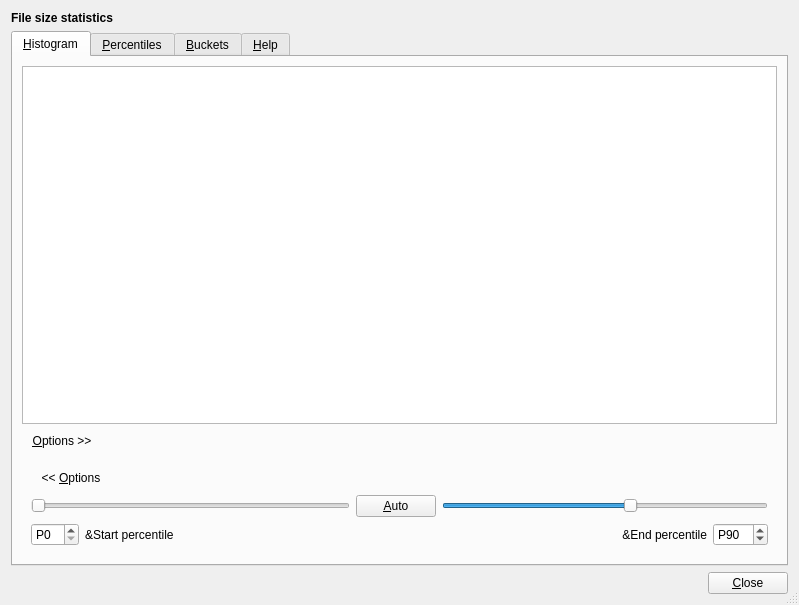
<?xml version="1.0" encoding="UTF-8"?>
<ui version="4.0">
 <class>FileSizeStatsWindow</class>
 <widget class="QDialog" name="FileSizeStatsWindow">
  <property name="geometry">
   <rect>
    <x>0</x>
    <y>0</y>
    <width>799</width>
    <height>605</height>
   </rect>
  </property>
  <property name="windowTitle">
   <string>File Size Statistics</string>
  </property>
  <property name="sizeGripEnabled">
   <bool>true</bool>
  </property>
  <layout class="QVBoxLayout" name="verticalLayout">
   <item>
    <widget class="QLabel" name="heading">
     <property name="font">
      <font>
       <weight>75</weight>
       <bold>true</bold>
      </font>
     </property>
     <property name="text">
      <string>File size statistics</string>
     </property>
    </widget>
   </item>
   <item>
    <widget class="QTabWidget" name="tabWidget">
     <property name="currentIndex">
      <number>0</number>
     </property>
     <widget class="QWidget" name="histogramPage">
      <attribute name="title">
       <string>&amp;Histogram</string>
      </attribute>
      <layout class="QVBoxLayout" name="verticalLayout_8">
       <item>
        <widget class="QDirStat::HistogramView" name="histogramView">
         <property name="verticalScrollBarPolicy">
          <enum>Qt::ScrollBarAlwaysOff</enum>
         </property>
         <property name="horizontalScrollBarPolicy">
          <enum>Qt::ScrollBarAlwaysOff</enum>
         </property>
         <property name="renderHints">
          <set>QPainter::Antialiasing|QPainter::TextAntialiasing</set>
         </property>
        </widget>
       </item>
       <item alignment="Qt::AlignLeft">
        <widget class="QPushButton" name="openOptionsButton">
         <property name="text">
          <string>&amp;Options &gt;&gt;</string>
         </property>
         <property name="flat">
          <bool>true</bool>
         </property>
        </widget>
       </item>
       <item>
        <widget class="QWidget" name="optionsPanel" native="true">
         <layout class="QVBoxLayout" name="verticalLayout_2">
          <item>
           <widget class="QPushButton" name="closeOptionsButton">
            <property name="sizePolicy">
             <sizepolicy hsizetype="Fixed" vsizetype="Fixed">
              <horstretch>0</horstretch>
              <verstretch>0</verstretch>
             </sizepolicy>
            </property>
            <property name="text">
             <string>&lt;&lt; &amp;Options</string>
            </property>
            <property name="flat">
             <bool>true</bool>
            </property>
           </widget>
          </item>
          <item>
           <layout class="QGridLayout" name="gridLayout">
            <item row="0" column="2">
             <widget class="QPushButton" name="autoButton">
              <property name="sizePolicy">
               <sizepolicy hsizetype="Maximum" vsizetype="Fixed">
                <horstretch>0</horstretch>
                <verstretch>0</verstretch>
               </sizepolicy>
              </property>
              <property name="text">
               <string>&amp;Auto</string>
              </property>
              <property name="autoDefault">
               <bool>false</bool>
              </property>
             </widget>
            </item>
            <item row="1" column="0">
             <widget class="QSpinBox" name="startPercentileSpinBox">
              <property name="sizePolicy">
               <sizepolicy hsizetype="Maximum" vsizetype="Fixed">
                <horstretch>0</horstretch>
                <verstretch>0</verstretch>
               </sizepolicy>
              </property>
              <property name="prefix">
               <string>P</string>
              </property>
              <property name="maximum">
               <number>24</number>
              </property>
             </widget>
            </item>
            <item row="1" column="1">
             <widget class="QLabel" name="startPercentileLabel">
              <property name="text">
               <string>&amp;Start percentile</string>
              </property>
             </widget>
            </item>
            <item row="1" column="3">
             <widget class="QLabel" name="endPercentileLabel">
              <property name="text">
               <string>&amp;End percentile</string>
              </property>
              <property name="alignment">
               <set>Qt::AlignRight|Qt::AlignTrailing|Qt::AlignVCenter</set>
              </property>
             </widget>
            </item>
            <item row="1" column="4">
             <widget class="QSpinBox" name="endPercentileSpinBox">
              <property name="sizePolicy">
               <sizepolicy hsizetype="Maximum" vsizetype="Fixed">
                <horstretch>0</horstretch>
                <verstretch>0</verstretch>
               </sizepolicy>
              </property>
              <property name="prefix">
               <string>P</string>
              </property>
              <property name="minimum">
               <number>76</number>
              </property>
              <property name="maximum">
               <number>100</number>
              </property>
              <property name="value">
               <number>90</number>
              </property>
             </widget>
            </item>
            <item row="0" column="0" colspan="2">
             <widget class="QSlider" name="startPercentileSlider">
              <property name="maximum">
               <number>24</number>
              </property>
              <property name="orientation">
               <enum>Qt::Horizontal</enum>
              </property>
             </widget>
            </item>
            <item row="0" column="3" colspan="2">
             <widget class="QSlider" name="endPercentileSlider">
              <property name="minimum">
               <number>76</number>
              </property>
              <property name="maximum">
               <number>100</number>
              </property>
              <property name="value">
               <number>90</number>
              </property>
              <property name="orientation">
               <enum>Qt::Horizontal</enum>
              </property>
             </widget>
            </item>
           </layout>
          </item>
         </layout>
        </widget>
       </item>
      </layout>
     </widget>
     <widget class="QWidget" name="percentilePage">
      <attribute name="title">
       <string>&amp;Percentiles</string>
      </attribute>
      <layout class="QVBoxLayout" name="percentilePageLayout">
       <item>
        <layout class="QHBoxLayout" name="topComboBoxLayout">
         <item alignment="Qt::AlignRight">
          <widget class="QCheckBox" name="percentileFilterCheckBox">
           <property name="text">
            <string>Show &amp;all percentiles</string>
           </property>
          </widget>
         </item>
        </layout>
       </item>
       <item>
        <widget class="QTableWidget" name="percentileTable">
         <attribute name="verticalHeaderVisible">
          <bool>false</bool>
         </attribute>
        </widget>
       </item>
      </layout>
     </widget>
     <widget class="QWidget" name="bucketsPage">
      <attribute name="title">
       <string>&amp;Buckets</string>
      </attribute>
      <layout class="QVBoxLayout" name="bucketsPageLayout">
       <item>
        <widget class="QTableView" name="bucketsTable"/>
       </item>
      </layout>
     </widget>
     <widget class="QWidget" name="helpPage">
      <attribute name="title">
       <string>&amp;Help</string>
      </attribute>
      <layout class="QVBoxLayout" name="verticalLayout_4">
       <item>
        <widget class="QScrollArea" name="scrollArea">
         <property name="widgetResizable">
          <bool>true</bool>
         </property>
         <widget class="QWidget" name="scrollAreaWidgetContents">
          <property name="geometry">
           <rect>
            <x>0</x>
            <y>0</y>
            <width>276</width>
            <height>658</height>
           </rect>
          </property>
          <layout class="QVBoxLayout" name="verticalLayout_7">
           <item>
            <layout class="QVBoxLayout" name="verticalLayout_6">
             <property name="bottomMargin">
              <number>20</number>
             </property>
             <item>
              <widget class="QLabel" name="statisticsBasicsHeading">
               <property name="text">
                <string>&lt;h3&gt;Statistics Basics&lt;/h3&gt;</string>
               </property>
              </widget>
             </item>
             <item>
              <widget class="QCommandLinkButton" name="medianPercentilesHelpButton">
               <property name="statusTip">
                <string>Median-Percentiles.md</string>
               </property>
               <property name="text">
                <string>Median, Quartiles and Percentiles</string>
               </property>
               <property name="description">
                <string>Basic statistics terms explained in a way that everybody can understand.</string>
               </property>
              </widget>
             </item>
             <item>
              <widget class="QCommandLinkButton" name="histogramsInGeneralHelpButton">
               <property name="statusTip">
                <string>Histograms-in-General.md</string>
               </property>
               <property name="text">
                <string>Histograms in General</string>
               </property>
               <property name="description">
                <string>What is a histogram? What is it good for?</string>
               </property>
              </widget>
             </item>
            </layout>
           </item>
           <item>
            <layout class="QVBoxLayout" name="verticalLayout_5">
             <property name="bottomMargin">
              <number>10</number>
             </property>
             <item>
              <widget class="QLabel" name="fileSizeStatsHeading">
               <property name="text">
                <string>&lt;h3&gt;QDirStat File Size Statistics&lt;/h3&gt;</string>
               </property>
              </widget>
             </item>
             <item>
              <widget class="QCommandLinkButton" name="fileSizeHistogramHelpButton">
               <property name="statusTip">
                <string>File-Size-Histogram.md</string>
               </property>
               <property name="text">
                <string>The File Size Histogram</string>
               </property>
               <property name="description">
                <string>QDirStat's &quot;File Size&quot; histogram in particular: What is it? What does it tell you?</string>
               </property>
              </widget>
             </item>
             <item>
              <widget class="QCommandLinkButton" name="overflowAreaHelpButton">
               <property name="statusTip">
                <string>Overflow-Area.md</string>
               </property>
               <property name="text">
                <string>The Overflow Area</string>
               </property>
               <property name="description">
                <string>Explaining the &quot;Cut off&quot; panel with the pie charts at the right side of the histogram.</string>
               </property>
              </widget>
             </item>
             <item>
              <widget class="QCommandLinkButton" name="histogramOptionsHelpButton">
               <property name="statusTip">
                <string>Histogram-Options.md</string>
               </property>
               <property name="text">
                <string>Histogram Options</string>
               </property>
               <property name="description">
                <string>Explanation of the sliders, input fields and buttons in the panel that opens when you click the &quot;Options&quot; button below the histogram.</string>
               </property>
              </widget>
             </item>
            </layout>
           </item>
           <item>
            <layout class="QVBoxLayout" name="verticalLayout_3">
             <property name="bottomMargin">
              <number>20</number>
             </property>
             <item>
              <widget class="QCommandLinkButton" name="percentilesTableHelpButton">
               <property name="statusTip">
                <string>Percentiles-Table.md</string>
               </property>
               <property name="text">
                <string>The Percentiles Table</string>
               </property>
               <property name="description">
                <string>Explanation of the table on the &quot;Percentiles&quot; page in this dialog.</string>
               </property>
              </widget>
             </item>
             <item>
              <widget class="QCommandLinkButton" name="bucketsTableHelpButton">
               <property name="statusTip">
                <string>Buckets-Table.md</string>
               </property>
               <property name="text">
                <string>The Buckets Table</string>
               </property>
               <property name="description">
                <string>Explanation of the table on the &quot;Buckets&quot; table in this dialog.</string>
               </property>
              </widget>
             </item>
            </layout>
           </item>
           <item>
            <widget class="QLabel" name="label">
             <property name="text">
              <string>&lt;i&gt;All links are opened in an external browser.&lt;/i&gt;</string>
             </property>
            </widget>
           </item>
           <item>
            <spacer name="excessSpacer">
             <property name="orientation">
              <enum>Qt::Vertical</enum>
             </property>
             <property name="sizeType">
              <enum>QSizePolicy::Expanding</enum>
             </property>
             <property name="sizeHint" stdset="0">
              <size>
               <width>0</width>
               <height>0</height>
              </size>
             </property>
            </spacer>
           </item>
          </layout>
         </widget>
        </widget>
       </item>
      </layout>
     </widget>
    </widget>
   </item>
   <item>
    <layout class="QHBoxLayout" name="buttonBoxLayout">
     <item alignment="Qt::AlignRight">
      <widget class="QPushButton" name="closeButton">
       <property name="text">
        <string>&amp;Close</string>
       </property>
      </widget>
     </item>
    </layout>
   </item>
  </layout>
 </widget>
 <customwidgets>
  <customwidget>
   <class>QDirStat::HistogramView</class>
   <extends>QGraphicsView</extends>
   <header>HistogramView.h</header>
  </customwidget>
 </customwidgets>
 <tabstops>
  <tabstop>tabWidget</tabstop>
  <tabstop>histogramView</tabstop>
  <tabstop>openOptionsButton</tabstop>
  <tabstop>percentileTable</tabstop>
  <tabstop>closeButton</tabstop>
 </tabstops>
 <resources/>
 <connections>
  <connection>
   <sender>closeButton</sender>
   <signal>clicked()</signal>
   <receiver>FileSizeStatsWindow</receiver>
   <slot>reject()</slot>
   <hints>
    <hint type="sourcelabel">
     <x>627</x>
     <y>621</y>
    </hint>
    <hint type="destinationlabel">
     <x>199</x>
     <y>149</y>
    </hint>
   </hints>
  </connection>
  <connection>
   <sender>endPercentileSlider</sender>
   <signal>valueChanged(int)</signal>
   <receiver>endPercentileSpinBox</receiver>
   <slot>setValue(int)</slot>
   <hints>
    <hint type="sourcelabel">
     <x>457</x>
     <y>520</y>
    </hint>
    <hint type="destinationlabel">
     <x>647</x>
     <y>553</y>
    </hint>
   </hints>
  </connection>
  <connection>
   <sender>startPercentileSlider</sender>
   <signal>valueChanged(int)</signal>
   <receiver>startPercentileSpinBox</receiver>
   <slot>setValue(int)</slot>
   <hints>
    <hint type="sourcelabel">
     <x>72</x>
     <y>520</y>
    </hint>
    <hint type="destinationlabel">
     <x>48</x>
     <y>549</y>
    </hint>
   </hints>
  </connection>
  <connection>
   <sender>endPercentileSpinBox</sender>
   <signal>valueChanged(int)</signal>
   <receiver>endPercentileSlider</receiver>
   <slot>setValue(int)</slot>
   <hints>
    <hint type="sourcelabel">
     <x>631</x>
     <y>563</y>
    </hint>
    <hint type="destinationlabel">
     <x>412</x>
     <y>517</y>
    </hint>
   </hints>
  </connection>
  <connection>
   <sender>startPercentileSpinBox</sender>
   <signal>valueChanged(int)</signal>
   <receiver>startPercentileSlider</receiver>
   <slot>setValue(int)</slot>
   <hints>
    <hint type="sourcelabel">
     <x>27</x>
     <y>554</y>
    </hint>
    <hint type="destinationlabel">
     <x>67</x>
     <y>527</y>
    </hint>
   </hints>
  </connection>
 </connections>
</ui>
